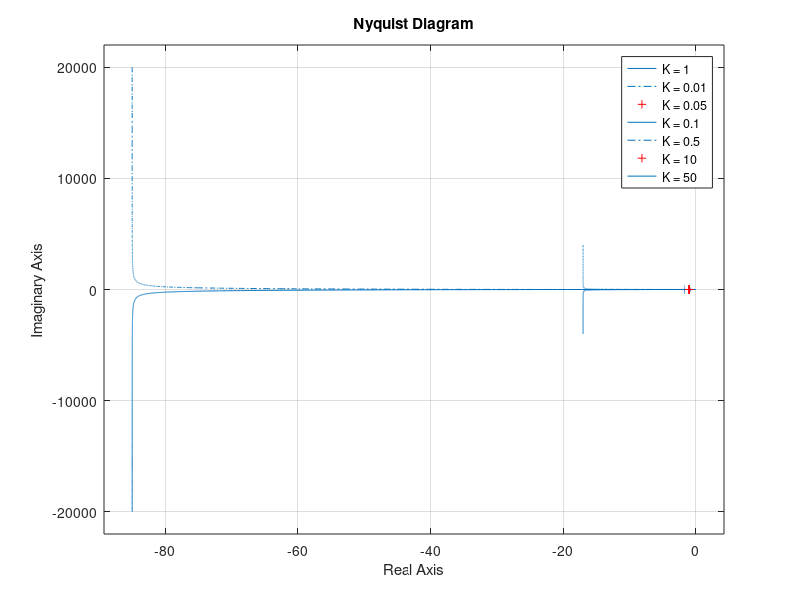

Source code (MATLAB):
clc
clear

z = tf('z', 1);

K = [1, 0.01, 0.05, 0.1, 0.5, 10, 50];


for i=1:1:length(K)
    G0 = (K(i)*(z+1)^3)/((z-1)*(z+0.25)*(z+0.6));
    nyquist(G0);
    hold on;
end
legend('K = 1', 'K = 0.01', 'K = 0.05', 'K = 0.1', 'K = 0.5', 'K = 10', 'K = 50')
